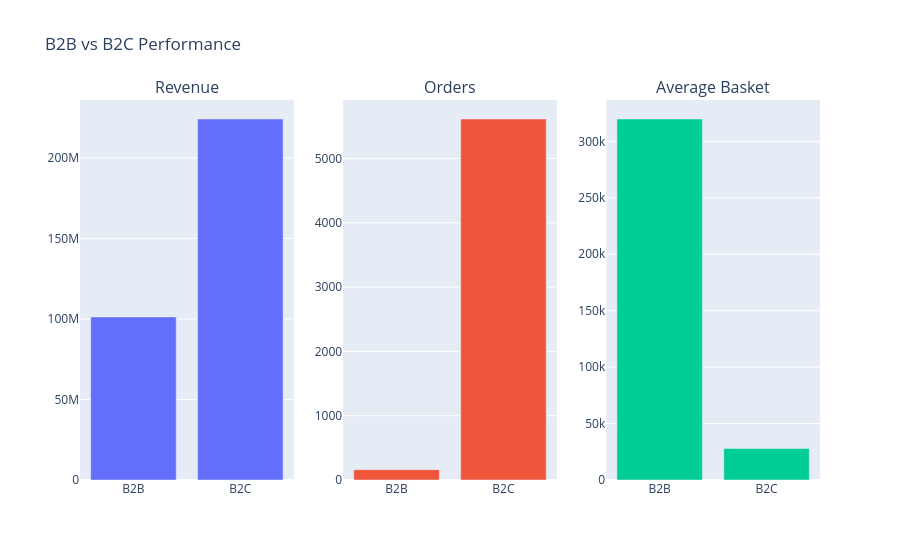

This figure's notebook cell:
### Code cell
perf = performance_per_customer_type(clean_customers)

fig = make_subplots(
    rows=1, cols=3,
    subplot_titles=("Revenue", "Orders", "Average Basket")
)

fig.add_trace(
    go.Bar(x=perf["customer_type_inferred"], y=perf["Revenue"], name="Revenue"),
    row=1, col=1
)
fig.add_trace(
    go.Bar(x=perf["customer_type_inferred"], y=perf["Orders"], name="Orders"),
    row=1, col=2
)
fig.add_trace(
    go.Bar(x=perf["customer_type_inferred"], y=perf["Average_Basket"], name="Average Basket"),
    row=1, col=3
)

fig.update_layout(title_text="B2B vs B2C Performance", showlegend=False)
fig.show()

### Figure 1 — Plotly figure (JSON) as saved in the notebook; plotly's stock layout.template omitted (floating-point values rounded to 4 significant figures)
{"data": [{"name": "Revenue", "type": "bar", "x": ["B2B", "B2C"], "xaxis": "x", "y": [101300000.0, 224200000.0], "yaxis": "y"}, {"name": "Orders", "type": "bar", "x": ["B2B", "B2C"], "xaxis": "x2", "y": [161, 5614], "yaxis": "y2"}, {"name": "Average Basket", "type": "bar", "x": ["B2B", "B2C"], "xaxis": "x3", "y": [319800.0, 27910.0], "yaxis": "y3"}], "layout": {"annotations": [{"font": {"size": 16}, "showarrow": false, "text": "Revenue", "x": 0.1444, "xanchor": "center", "xref": "paper", "y": 1, "yanchor": "bottom", "yref": "paper"}, {"font": {"size": 16}, "showarrow": false, "text": "Orders", "x": 0.5, "xanchor": "center", "xref": "paper", "y": 1, "yanchor": "bottom", "yref": "paper"}, {"font": {"size": 16}, "showarrow": false, "text": "Average Basket", "x": 0.8556, "xanchor": "center", "xref": "paper", "y": 1, "yanchor": "bottom", "yref": "paper"}], "showlegend": false, "title": {"text": "B2B vs B2C Performance"}, "xaxis": {"anchor": "y", "domain": [0, 0.2889]}, "xaxis2": {"anchor": "y2", "domain": [0.3556, 0.6444]}, "xaxis3": {"anchor": "y3", "domain": [0.7111, 1]}, "yaxis": {"anchor": "x", "domain": [0, 1]}, "yaxis2": {"anchor": "x2", "domain": [0, 1]}, "yaxis3": {"anchor": "x3", "domain": [0, 1]}}}
